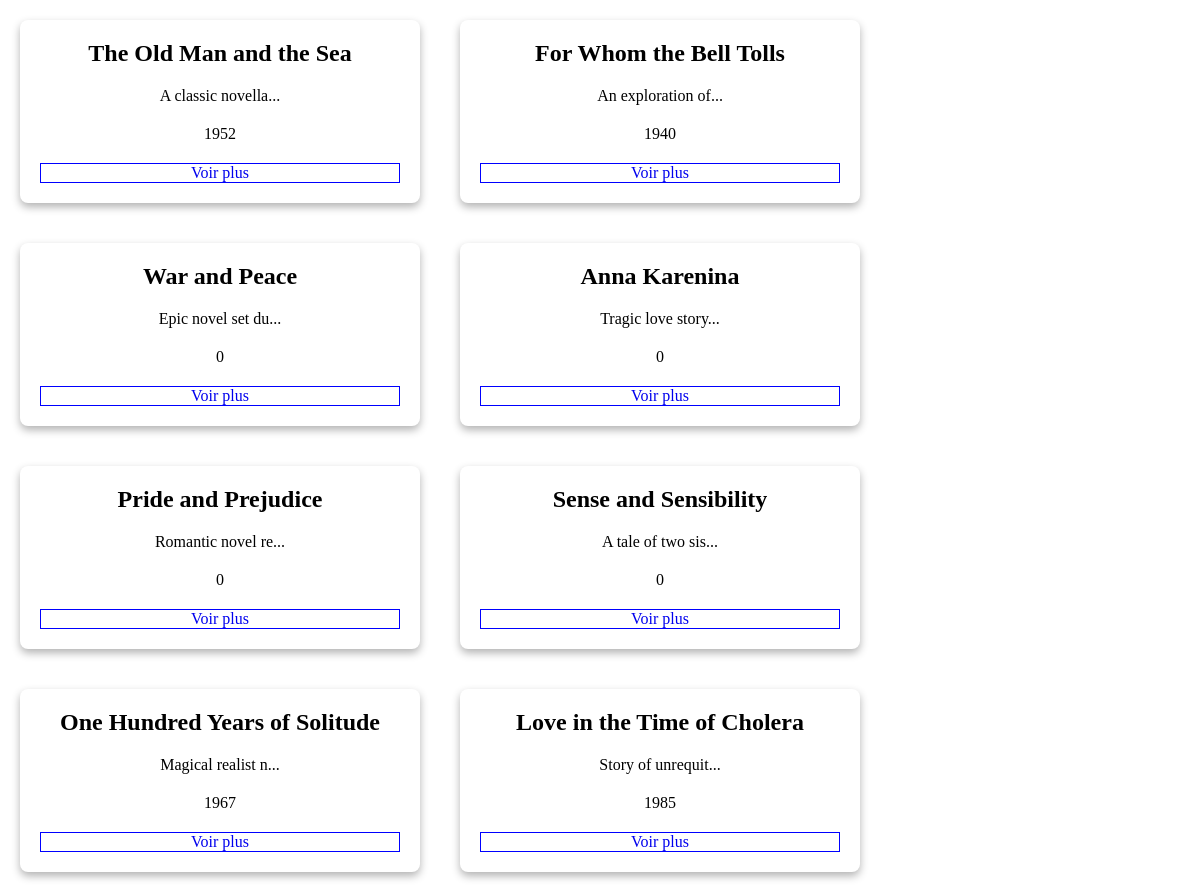
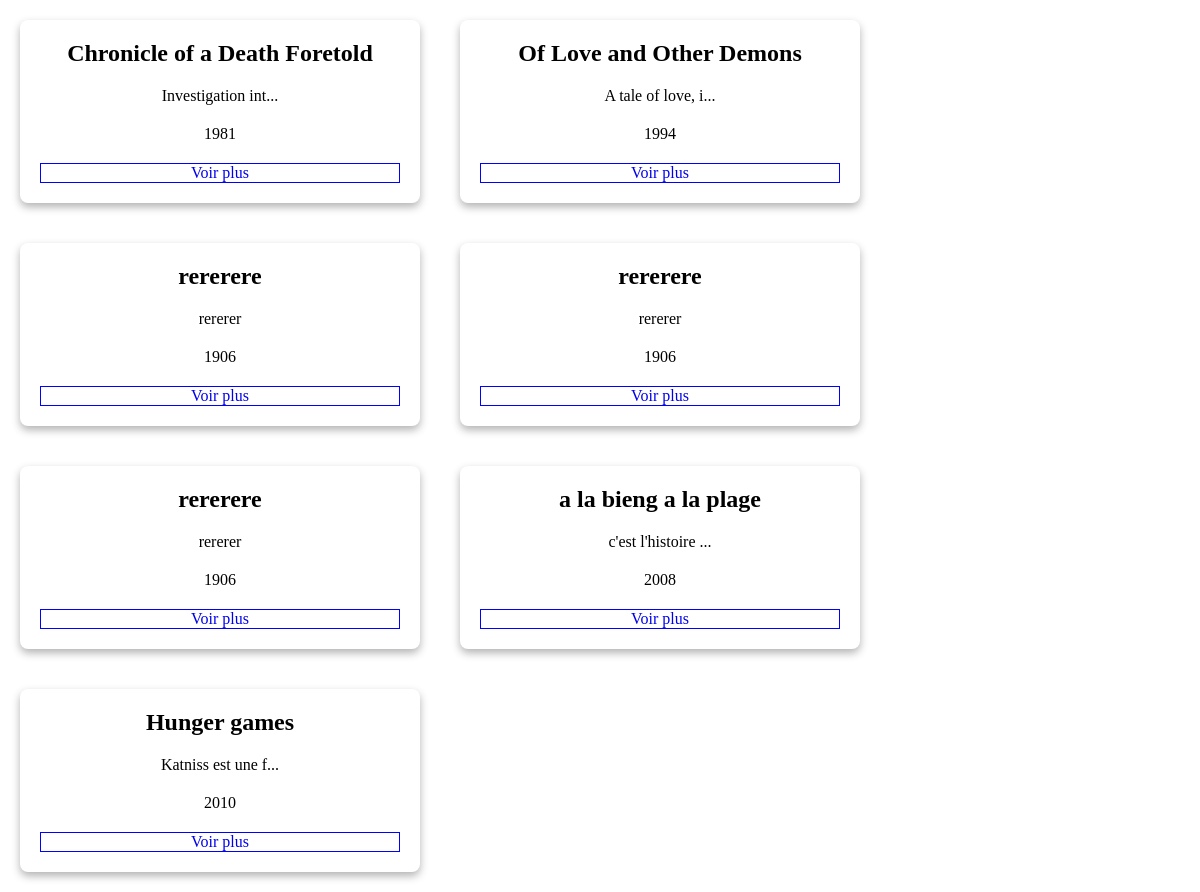
Screenshot of /pdo/index.php with the database file from the repository (2 pictures, top to bottom).
### tables this page shows
CREATE TABLE `book` (
  `id` int(11) NOT NULL AUTO_INCREMENT,
  `nom` varchar(255) DEFAULT NULL,
  `description` varchar(255) DEFAULT NULL,
  `annee_parution` year(4) DEFAULT NULL,
  `id_auteur` int(11) DEFAULT NULL,
  PRIMARY KEY (`id`),
  KEY `id_auteur` (`id_auteur`),
  CONSTRAINT `book_ibfk_1` FOREIGN KEY (`id_auteur`) REFERENCES `author` (`id`)
);

### pdo/src/repository/book.php (called while the page is built)
<?php
require_once './src/config/bdd.php';
$res = $pdo->prepare("SELECT * FROM book");
$res->execute();
$books = $res->fetchAll();

### pdo/index.php (the view, shortened to what this page needs)
<?php
include_once './src/repository/book.php';
?>
<?php print_r($books); ?>
<!DOCTYPE html>
<html lang="en">
<head>
    <link rel="stylesheet" href="./assets/css/index.css">
</head>
<body>
    <div class="container">
        <?php
        foreach ($books as $livre) { ?>
            <div class="card">
                <h2><?= $livre['nom'] ?></h2>
                <p><?= mb_strimwidth($livre['description'], 0, 20, '...') ?></p>
                <p><?= $livre['annee_parution'] ?></p>
                <a href="./detail.php?id=<?=$livre['id']?>">Voir plus</a>
            </div>
        <?php } ?>
    </div>
</body>
</html>

### pdo/assets/css/index.css (style rules this page uses)
* { padding: 0; margin: 0; box-sizing: border-box; }
.container { display: flex; flex-wrap: wrap; }
.card { background-color: #fff; border-radius: 8px; box-shadow: 0 4px 8px rgba(0, 0, 0, 0.3); width: 400px; margin: 20px; padding: 20px; display: flex; flex-direction: column; gap: 20px; text-align: center; }
.card a { border: 1px solid blue; text-decoration: none; }

### rows the page displays
book: nom "The Old Man and the Sea", description "A classic novella...", annee_parution "1952"
book: nom "For Whom the Bell Tolls", description "An exploration of...", annee_parution "1940"
book: nom "War and Peace", description "Epic novel set du...", annee_parution "0"
book: nom "Anna Karenina", description "Tragic love story...", annee_parution "0"
book: nom "Pride and Prejudice", description "Romantic novel re...", annee_parution "0"
book: nom "Sense and Sensibility", description "A tale of two sis...", annee_parution "0"
book: nom "One Hundred Years of Solitude", description "Magical realist n...", annee_parution "1967"
book: nom "Love in the Time of Cholera", description "Story of unrequit...", annee_parution "1985"
book: nom "Chronicle of a Death Foretold", description "Investigation int...", annee_parution "1981"
book: nom "Of Love and Other Demons", description "A tale of love, i...", annee_parution "1994"
book: nom "rererere", description "rererer", annee_parution "1906"
book: nom "rererere", description "rererer", annee_parution "1906"
book: nom "rererere", description "rererer", annee_parution "1906"
book: nom "a la bieng a la plage", description "c'est l'histoire ...", annee_parution "2008"
book: nom "Hunger games", description "Katniss est une f...", annee_parution "2010"
